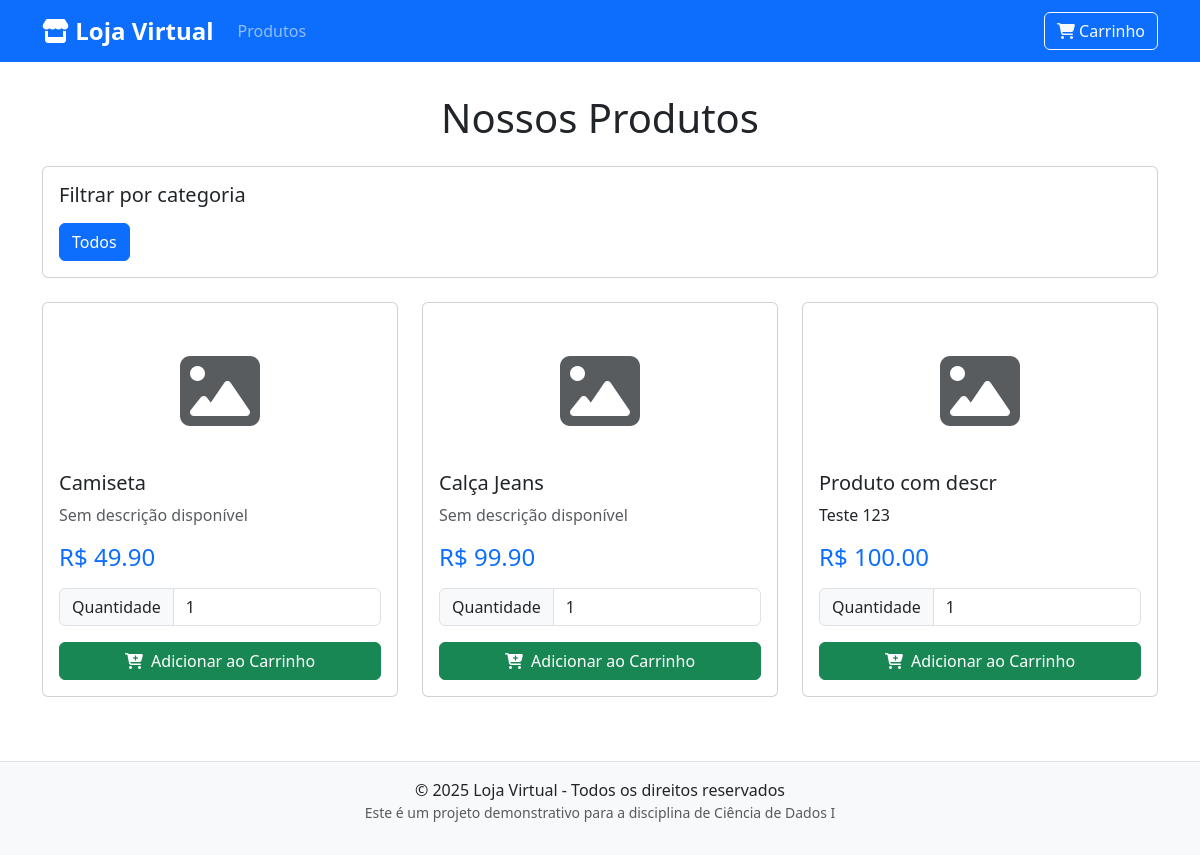
/, run on an earlier commit of the app's database.
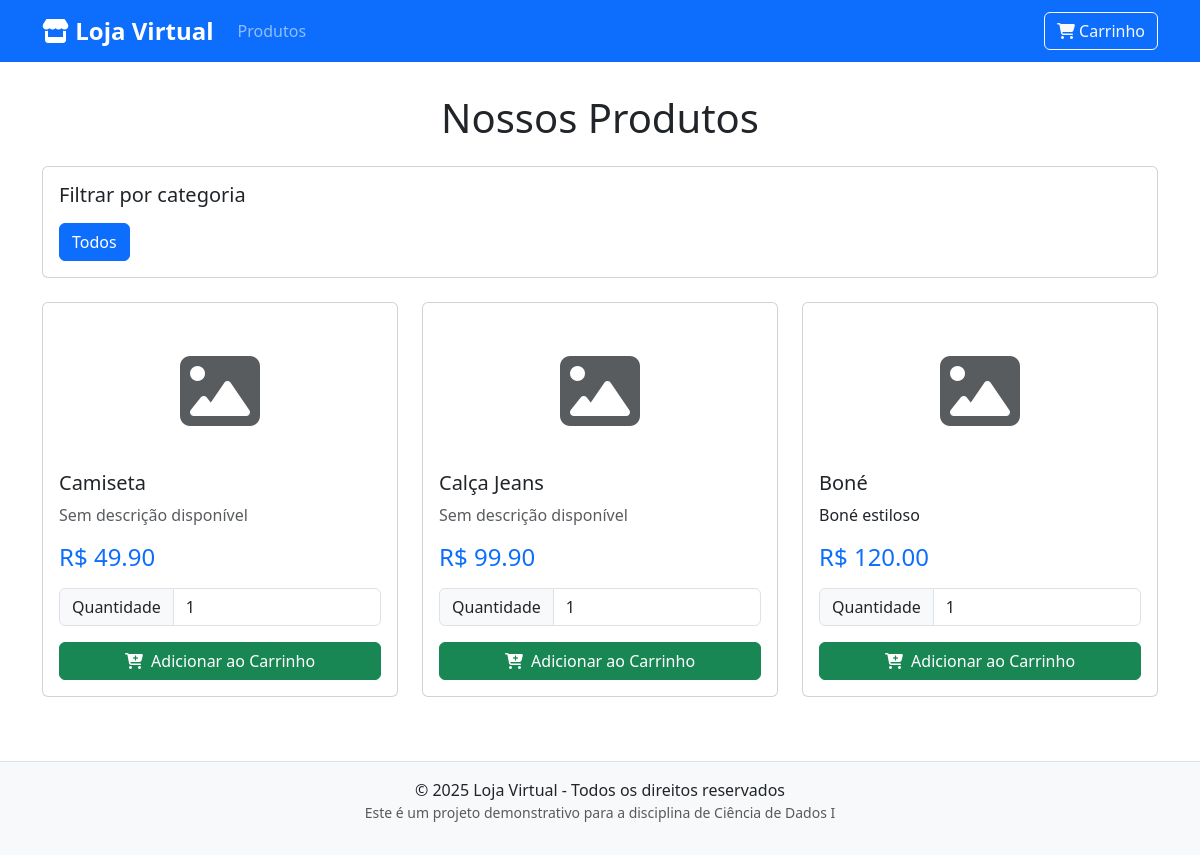
And on a later commit of the database.
### app.py (models this page shows, shortened)
class Produto(db.Model):
    id = db.Column(db.Integer, primary_key=True)
    nome = db.Column(db.String(100), nullable=False)
    preco = db.Column(db.Float, nullable=False)
    descricao = db.Column(db.Text, nullable=True)
    imagem_nome = db.Column(db.String(255), nullable=True)
    imagem_data = db.Column(db.DateTime, default=datetime.utcnow)
    categoria_id = db.Column(db.Integer, db.ForeignKey('categoria.id'), nullable=True)

### app.py (the view)
@app.route('/')
def loja():
    categoria_id = request.args.get('categoria')
    if categoria_id:
        try:
            categoria_id = int(categoria_id)
            produtos = Produto.query.filter_by(categoria_id=categoria_id).all()
        except ValueError:
            produtos = Produto.query.all()
    else:
        produtos = Produto.query.all()
    categorias = Categoria.query.all()
    carrinho = session.get('carrinho', [])
    total_itens = sum(item.get('quantidade', 0) for item in carrinho)
    return render_template('loja.html',
                          produtos=produtos,
                          categorias=categorias,
                          total_itens=total_itens,
                          categoria_atual=categoria_id)

### templates/loja.html (shortened to what this page needs)
{% extends 'loja_base.html' %}
{% block content %}
<h1 class="mb-4 text-center">Nossos Produtos</h1>
<div class="row mb-4">
    <div class="col-md-12">
        <div class="card">
            <div class="card-body">
                <h5 class="card-title mb-3">Filtrar por categoria</h5>
                <div class="d-flex flex-wrap gap-2">
                    <a href="{{ url_for('loja') }}"
                       class="btn {% if not categoria_atual %}btn-primary{% else %}btn-outline-primary{% endif %}">
                        Todos
                    </a>
                </div>
            </div>
        </div>
    </div>
</div>
<div class="row row-cols-1 row-cols-md-2 row-cols-lg-3 g-4">
    {% for produto in produtos %}
    <div class="col">
        <div class="card h-100">
            <div class="text-center">
                {% if produto.imagem_nome %}
                    <img src="{{ url_for('uploaded_file', filename=produto.imagem_nome) }}"
                         class="card-img-top"
                         alt="{{ produto.nome }}">
                {% else %}
                    <div class="pt-5 pb-4">
                        <i class="fas fa-image fa-5x text-muted"></i>
                    </div>
                {% endif %}
            </div>
            <div class="card-body d-flex flex-column">
                <h5 class="card-title">{{ produto.nome }}</h5>
                <p class="card-text flex-grow-1">
                    {% if produto.descricao %}
                        {{ produto.descricao|truncate(100) }}
                    {% else %}
                        <span class="text-muted">Sem descrição disponível</span>
                    {% endif %}
                </p>
                <div class="mt-auto">
                    <h4 class="text-primary mb-3">R$ {{ "%.2f"|format(produto.preco) }}</h4>
                    <form action="{{ url_for('adicionar_carrinho', produto_id=produto.id) }}" method="post">
                        <div class="input-group mb-3">
                            <span class="input-group-text">Quantidade</span>
                            <input type="number" class="form-control" name="quantidade" value="1" min="1" max="99">
                        </div>
                        <button type="submit" class="btn btn-success w-100">
                            <i class="fas fa-cart-plus me-1"></i> Adicionar ao Carrinho
                        </button>
                    </form>
                </div>
            </div>
        </div>
    </div>
    {% else %}
    <div class="col-12">
        <div class="alert alert-info text-center">
            <i class="fas fa-exclamation-circle me-2"></i> Nenhum produto encontrado
        </div>
    </div>
    {% endfor %}
</div>
{% endblock %}

What changed in the data, as far as the page shows it:
removed Produto: nome "Produto com descr", descricao "Teste 123", preco "100.00"
added Produto: nome "Boné", descricao "Boné estiloso", preco "120.00"
